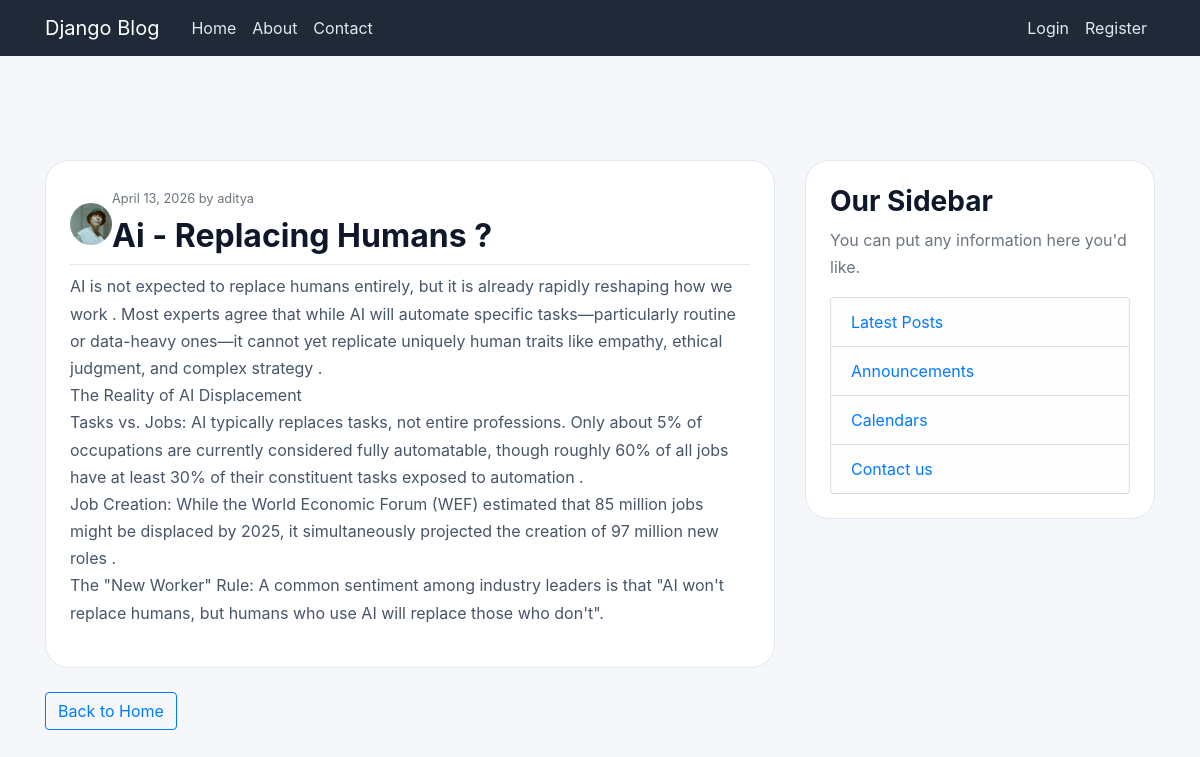
Page /post/6/ on the committed database.
### blog/models.py (models this page shows, shortened)
class Posts(models.Model):
    title = models.CharField(max_length=200)
    content = models.TextField()
    date_posted = models.DateTimeField(default=timezone.now)
    author = models.ForeignKey(User, on_delete=models.CASCADE)

### users/models.py (models this page shows, shortened)
class Profile(models.Model):
    user = models.OneToOneField(User, on_delete=models.CASCADE)
    image = models.ImageField(default='profile_pics/defaultImg.jpg', upload_to='profile_pics')
    bio = models.TextField(blank=True)

### blog/views.py (the view)
# urls.py: path('post/<int:pk>/', PostDetailView.as_view(), name='post-detail'),
class PostDetailView(DetailView):
    model = Posts
    template_name = 'blog/post_detail.html'

### blog/templates/blog/post_detail.html (shortened to what this page needs)
{% extends 'blog/base.html' %}
{% block content %}
  <article class="media content-section mb-4">
    <div class="row">
      <div class="media-body col-md-12">
        <div class="article-metadata mb-2 d-flex align-items-center gap-2">
          <img src="{{ object.author.profile.image.url }}" class="rounded-circle" style="width:42px; height:42px; object-fit:cover;" alt="{{ object.author.username }}">
          <div>
            <small class="text-muted">{{ object.date_posted|date:"F d, Y" }} by {{ object.author.username }}</small>
            <h2 class="mt-2">{{ object.title }}</h2>
          </div>
        </div>
        <p class="article-content">{{ object.content }}</p>
      </div>
    </div>
  </article>
  <a class="btn btn-outline-primary" href="{% url 'blog-home' %}">Back to Home</a>
{% endblock %}

### blog/static/blog/main.css (style rules this page uses)
body { background: #f5f7fb; color: #1f2937; margin-top: 5rem; font-family: 'Inter', 'Segoe UI', system-ui, -apple-system, BlinkMacSystemFont, 'Segoe UI', sans-serif; }
p { color: #475569; line-height: 1.7; }
h1, h2, h3, h4, h5, h6 { color: #0f172a; font-weight: 700; }
.content-section { background: #ffffff; padding: 24px; border-radius: 24px; border: 1px solid #e2e8f0; margin-bottom: 24px; }
.article-content { white-space: pre-line; }
.article-metadata { padding-bottom: 1px; margin-bottom: 4px; border-bottom: 1px solid #e2e8f0; }

### rows in the picture
Posts: author.profile.image (picture), date_posted "April 13, 2026", author.username "aditya", title "Ai - Replacing Humans ?", content "AI is not expected to replace humans entirely, but it is already rapidly reshaping how we work . Most experts agree that while AI will automate specific tasks—particularly routine or data-heavy ones—it cannot yet replicate uniquely human traits like empathy, ethical judgment, and complex strategy . The Reality of AI Displacement Tasks vs. Jobs: AI typically replaces tasks, not entire professions. Only about 5% of occupations are currently considered fully automatable, though roughly 60% of all jobs have at least 30% of their constituent tasks exposed to automation . Job Creation: While the World Economic Forum (WEF) estimated that 85 million jobs might be displaced by 2025, it…"
